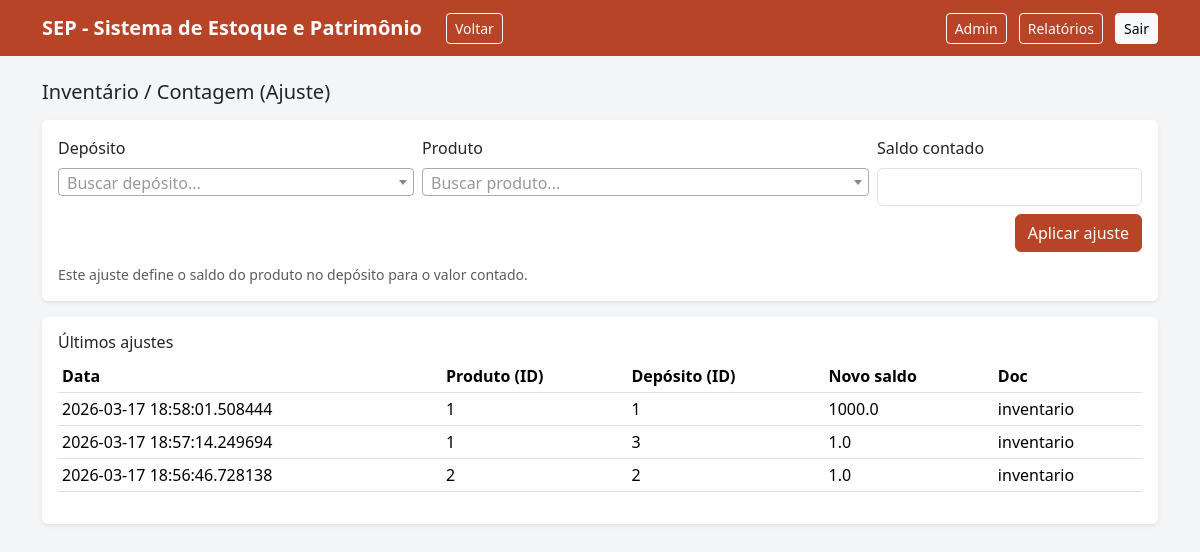
The page /admin/inventario (signed in) on the database its author committed.
### models.py (models this page shows)
class EstoqueMov(db.Model):
    __tablename__ = "estoque_mov"
    id = db.Column(db.Integer, primary_key=True)
    data = db.Column(db.DateTime, default=datetime.utcnow, nullable=False)
    tipo = db.Column(db.String(30), nullable=False)  # entrada, saida, transferencia, ajuste
    produto_id = db.Column(db.Integer, db.ForeignKey("produto.id"), nullable=False)
    deposito_origem_id = db.Column(db.Integer, db.ForeignKey("deposito.id"), nullable=True)
    deposito_destino_id = db.Column(db.Integer, db.ForeignKey("deposito.id"), nullable=True)
    qtd = db.Column(db.Float, nullable=False)
    custo_unit = db.Column(db.Float, nullable=True)
    documento_ref = db.Column(db.String(120), nullable=True)
    observacao = db.Column(db.Text, nullable=True)

### app.py (the view, shortened to what this page needs)
    @app.route("/admin/inventario", methods=["GET", "POST"])
    @admin_required
    def admin_inventario():
        ajustes = EstoqueMov.query.filter_by(tipo="ajuste").order_by(EstoqueMov.data.desc()).limit(50).all()
        return render_template("admin_inventario.html", ajustes=ajustes)

### templates/admin_inventario.html (shortened to what this page needs)
{% extends "base.html" %}
{% block content %}
<h1 class="h5 mb-3">Inventário / Contagem (Ajuste)</h1>
<div class="card shadow-sm mb-3">
  <div class="card-body">
    <form method="post" class="row g-2">
      <div class="col-md-4">
        <label class="form-label">Depósito</label>
      </div>
      <div class="col-md-5">
        <label class="form-label">Produto</label>
      </div>
      <div class="col-md-3">
        <label class="form-label">Saldo contado</label>
        <input class="form-control" name="novo_saldo" required>
      </div>
      <div class="col-12 d-grid d-md-flex justify-content-end">
        <button class="btn btn-primary">Aplicar ajuste</button>
      </div>
      <div class="col-12">
        <div class="form-text">Este ajuste define o saldo do produto no depósito para o valor contado.</div>
      </div>
    </form>
  </div>
</div>
<div class="card shadow-sm">
  <div class="card-body">
    <h2 class="h6">Últimos ajustes</h2>
    <div class="table-responsive">
      <table class="table table-sm">
        <thead><tr><th>Data</th><th>Produto (ID)</th><th>Depósito (ID)</th><th>Novo saldo</th><th>Doc</th></tr></thead>
        <tbody>
          {% for m in ajustes %}
            <tr>
              <td>{{ m.data }}</td>
              <td>{{ m.produto_id }}</td>
              <td>{{ m.deposito_destino_id }}</td>
              <td>{{ m.qtd }}</td>
              <td>{{ m.documento_ref or '' }}</td>
            </tr>
          {% endfor %}
        </tbody>
      </table>
    </div>
  </div>
</div>
{% endblock %}

### templates/base.html (style rules this page uses)
:root { --sep-primary:#B84428; --sep-secondary:#5B91C6; --sep-accent:#E2B353; --sep-bg:#f4f5f7; --sep-dark:#1f2937; }
body { background: var(--sep-bg); }
.btn-primary { background: var(--sep-primary); border-color: var(--sep-primary); }
.card { border: none; }

### rows shown on the page
EstoqueMov: data "2026-03-17 18:58:01.508444", produto_id "1", deposito_destino_id "1", qtd "1000.0", documento_ref "inventario"
EstoqueMov: data "2026-03-17 18:57:14.249694", produto_id "1", deposito_destino_id "3", qtd "1.0", documento_ref "inventario"
EstoqueMov: data "2026-03-17 18:56:46.728138", produto_id "2", deposito_destino_id "2", qtd "1.0", documento_ref "inventario"

### other values the page prints
{{ app_title or "SEP" }} "SEP - Sistema de Estoque e Patrimônio"
